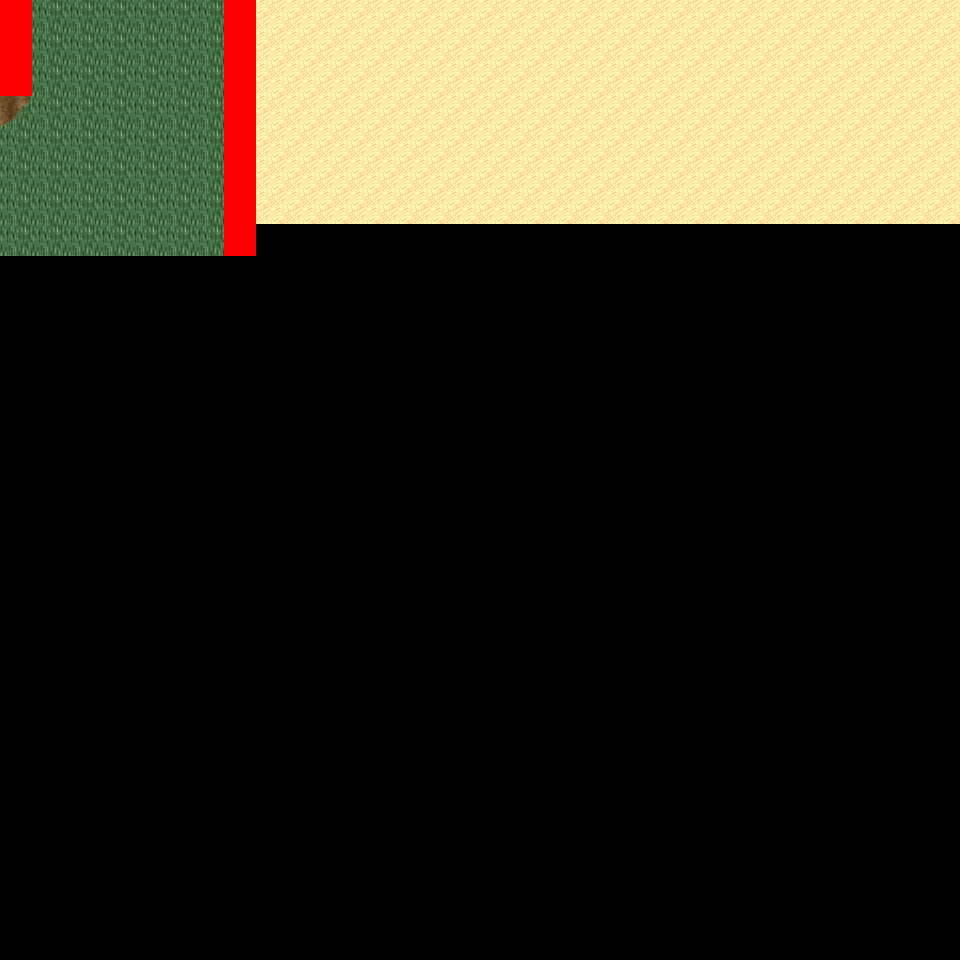

Tiled map render using the project's own tile images. Description and the map definition, with tile-layer contents summarised, below:
An orthogonal 30x30 tile map with 32x32 px tiles, 6 tile layers (Ground, Object, Object2, Above, ...), 18 tilesets and 3 objects (3x mapExit).

<map version="1.0" orientation="orthogonal" renderorder="right-down" width="30" height="30" tilewidth="32" tileheight="32" nextobjectid="4">
  <tileset firstgid="1" name="tileset_logic_collision" tilewidth="32" tileheight="32" tilecount="1" columns="1">
    <image source="../drawable/tileset_logic_collision.png" width="32" height="32" />
  </tileset>
  <tileset firstgid="2" name="tileset_ground_ground" tilewidth="32" tileheight="32" tilecount="33" columns="3">
    <image source="../drawable/tileset_ground_ground.png" width="96" height="352" />
  </tileset>
  <tileset firstgid="35" name="tileset_ground_ridge_earth_pale" tilewidth="32" tileheight="32" tilecount="96" columns="12">
    <image source="../drawable/tileset_ground_ridge_earth_pale.png" width="384" height="256" />
  </tileset>
  <tileset firstgid="131" name="tileset_ground_ridge_earth_dark" tilewidth="32" tileheight="32" tilecount="96" columns="12">
    <image source="../drawable/tileset_ground_ridge_earth_dark.png" width="384" height="256" />
  </tileset>
  <tileset firstgid="227" name="tileset_terrain_desert" tilewidth="32" tileheight="32" tilecount="88" columns="8">
    <image source="../drawable/tileset_terrain_desert.png" width="256" height="352" />
  </tileset>
  <tileset firstgid="315" name="tileset_building_witch_hut" tilewidth="32" tileheight="32" tilecount="80" columns="5">
    <image source="../drawable/tileset_building_witch_hut.png" width="160" height="512" />
  </tileset>
  <tileset firstgid="395" name="tileset_ground_earth_edges_yellowgreen" tilewidth="32" tileheight="32" tilecount="15" columns="5">
    <image source="../drawable/tileset_ground_earth_edges_yellowgreen.png" width="160" height="96" />
  </tileset>
  <tileset firstgid="410" name="tileset_item_firewood" tilewidth="32" tileheight="32" tilecount="12" columns="3">
    <image source="../drawable/tileset_item_firewood.png" width="96" height="128" />
  </tileset>
  <tileset firstgid="422" name="tileset_object_well_hoist" tilewidth="32" tileheight="32" tilecount="9" columns="3">
    <image source="../drawable/tileset_object_well_hoist.png" width="96" height="96" />
  </tileset>
  <tileset firstgid="431" name="tileset_plant_bush_various_small" tilewidth="32" tileheight="32" tilecount="9" columns="3">
    <image source="../drawable/tileset_plant_bush_various_small.png" width="96" height="96" />
  </tileset>
  <tileset firstgid="440" name="tileset_plant_bush_bushes" tilewidth="32" tileheight="32" tilecount="10" columns="5">
    <image source="../drawable/tileset_plant_bush_bushes.png" width="160" height="64" />
  </tileset>
  <tileset firstgid="450" name="tileset_plant_stump_stump_rectangular" tilewidth="32" tileheight="32" tilecount="4" columns="2">
    <image source="../drawable/tileset_plant_stump_stump_rectangular.png" width="64" height="64" />
  </tileset>
  <tileset firstgid="454" name="tileset_plant_stump_small_stump" tilewidth="32" tileheight="32" tilecount="4" columns="2">
    <image source="../drawable/tileset_plant_stump_small_stump.png" width="64" height="64" />
  </tileset>
  <tileset firstgid="458" name="tileset_plant_tree_evergreen" tilewidth="32" tileheight="32" tilecount="36" columns="3">
    <image source="../drawable/tileset_plant_tree_evergreen.png" width="96" height="384" />
  </tileset>
  <tileset firstgid="494" name="tileset_ground_sand_2" tilewidth="32" tileheight="32" tilecount="15" columns="5">
    <image source="../drawable/tileset_ground_sand_2.png" width="160" height="96" />
  </tileset>
  <tileset firstgid="509" name="tileset_plant_cactus_2" tilewidth="32" tileheight="32" tilecount="10" columns="5">
    <image source="../drawable/tileset_plant_cactus_2.png" width="160" height="64" />
  </tileset>
  <tileset firstgid="519" name="tileset_plant_cactus" tilewidth="32" tileheight="32" tilecount="2" columns="1">
    <image source="../drawable/tileset_plant_cactus.png" width="32" height="64" />
  </tileset>
  <tileset firstgid="521" name="tileset_ground_rock_pebbles" tilewidth="32" tileheight="32" tilecount="3" columns="1">
    <image source="../drawable/tileset_ground_rock_pebbles.png" width="32" height="96" />
  </tileset>
  <layer name="Ground" width="30" height="30">
    <data>[900 cells, 218 non-empty, 2 distinct tile ids]</data>
  </layer>
  <layer name="Object" width="30" height="30">
    <data>[900 cells, 12 non-empty, 4 distinct tile ids]</data>
  </layer>
  <layer name="Object2" width="30" height="30">
    <data>[900 cells, 0 non-empty, 0 distinct tile ids]</data>
  </layer>
  <layer name="Above" width="30" height="30">
    <data>[900 cells, 0 non-empty, 0 distinct tile ids]</data>
  </layer>
  <layer name="Above2" width="30" height="30">
    <data>[900 cells, 0 non-empty, 0 distinct tile ids]</data>
  </layer>
  <layer name="Walkable" width="30" height="30">
    <data>[900 cells, 11 non-empty, 1 distinct tile ids]</data>
  </layer>
  <objectgroup name="MapEvents">
    <object id="1" name="north" type="mapExit" x="32" y="0" width="192" height="32">
      <properties>
        <property name="map" value="level_0_x55_y96" />
        <property name="x" value="1" />
        <property name="y" value="28" />
      </properties>
    </object>
    <object id="2" name="north2" type="mapExit" x="256" y="0" width="704" height="32">
      <properties>
        <property name="map" value="level_0_x55_y96" />
        <property name="x" value="8" />
        <property name="y" value="28" />
      </properties>
    </object>
    <object id="3" name="west" type="mapExit" x="0" y="96" width="32" height="864">
      <properties>
        <property name="map" value="level_0_x54_y97" />
        <property name="x" value="28" />
        <property name="y" value="3" />
      </properties>
    </object>
  </objectgroup>
</map>
